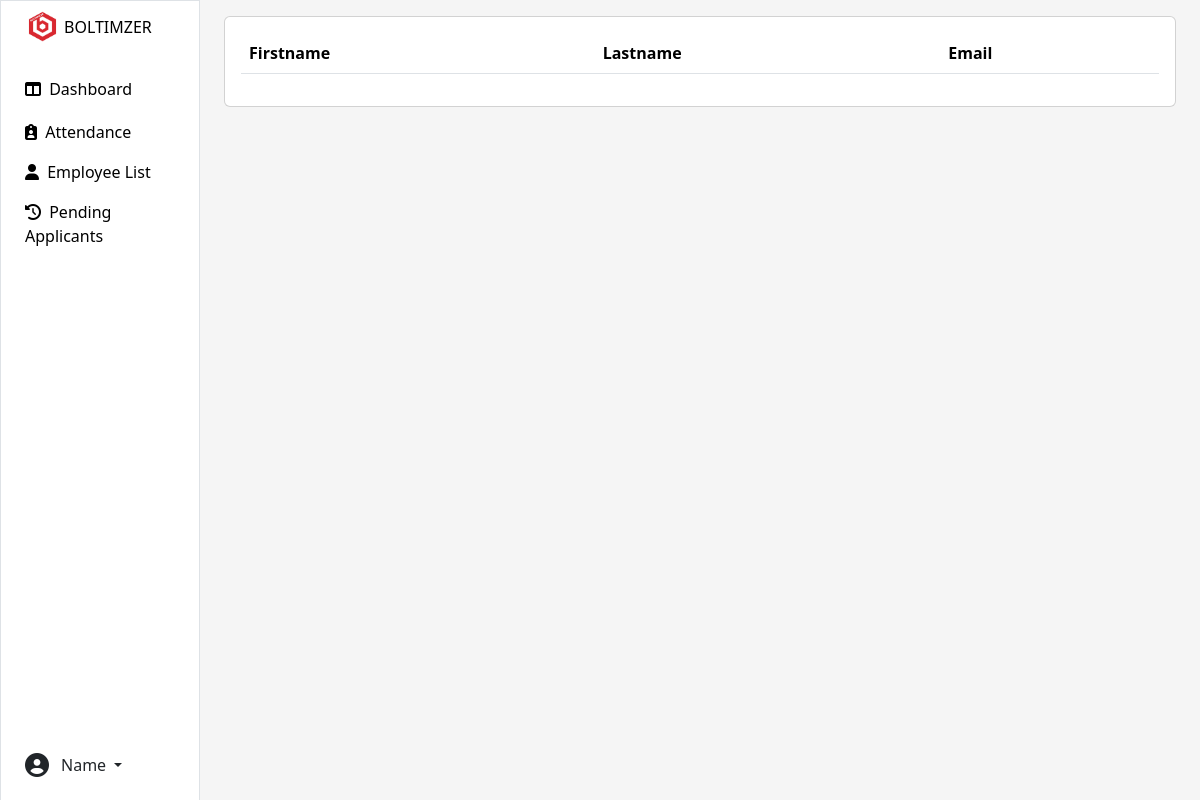
/Pages/employeelist.php (signed in), run on an earlier commit of the app's database.
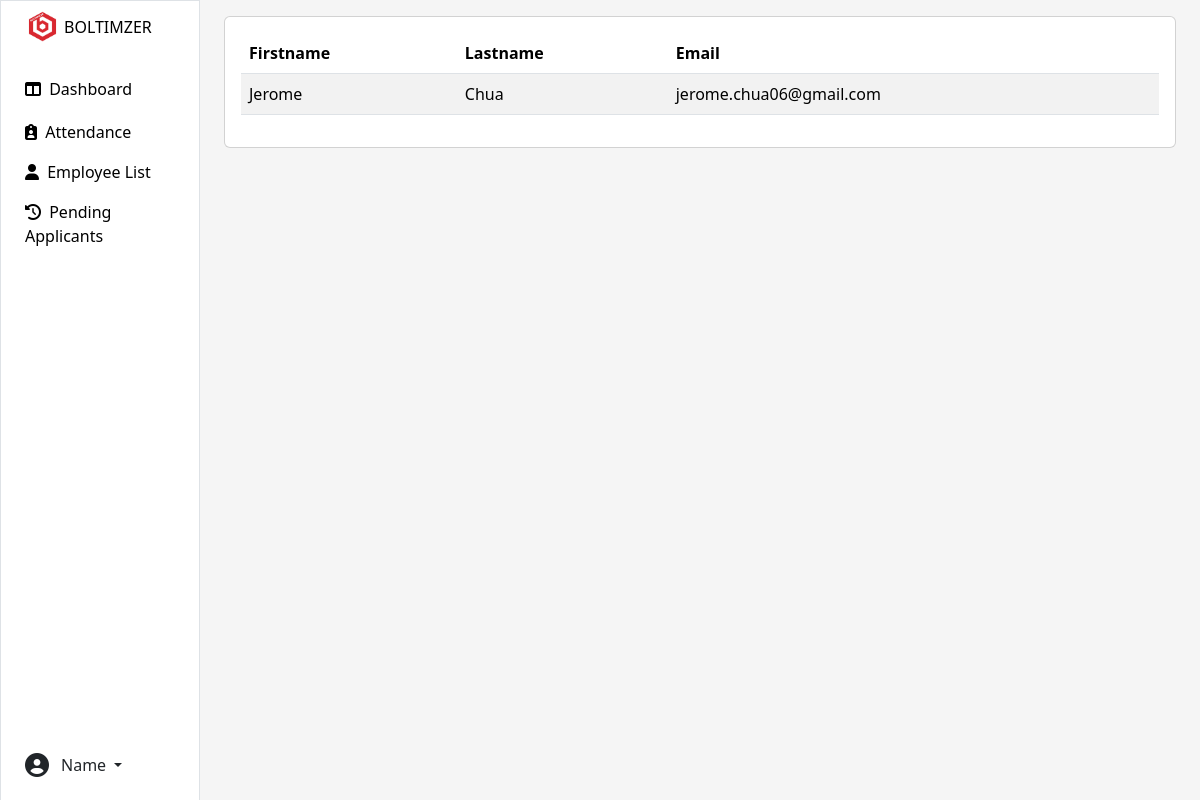
And on a later commit of the database.
### tables this page shows
CREATE TABLE `employee_info` (
  `id` int(11) NOT NULL,
  `first_name` varchar(99) NOT NULL,
  `last_name` varchar(99) NOT NULL,
  `email` varchar(99) NOT NULL,
  `password` varchar(99) NOT NULL,
  `resume` varchar(99) NOT NULL,
  `verification_token` varchar(100) NOT NULL,
  `is_verified` tinyint(1) NOT NULL DEFAULT 0,
  `user_type` int(11) NOT NULL,
  `status` tinyint(4) NOT NULL DEFAULT 0
);

### class/database.php (called while the page is built, shortened)
<?php
class Database
{
    private $dbServername = "localhost";
    private $dbUsername = "root";
    private $dbPassword = "";
    private $connection;
    public function __construct( ) {
        $this->connection = new PDO("mysql:host=$this->dbServername;dbname=vrtsystems", $this->dbUsername, $this->dbPassword);
       $this->connection->setAttribute(PDO::ATTR_DEFAULT_FETCH_MODE,PDO::FETCH_ASSOC);
   }
    public function getConnection() {
       return $this->connection;
   }
}

### class/employee.php (called while the page is built, shortened)
<?php
class Employee
{
    private $database;
    public function __construct(Database $database){
        $this->database = $database;
    }
    public function employee_info($id){
        $stmt = $this->database->getConnection()->prepare("SELECT * FROM employee_info WHERE id=? && is_verified = 1");
        if (!$stmt->execute([$id])) {
            header("Location: ../index.php?error=stmtfail");
            exit();
        }
        $result = $stmt->fetch();
        if ($result) {
            return $result;
        } else {
            $result = false;
            return $result;
        }
    }
}

### Pages/employeelist.php (the view, shortened to what this page needs)
<?php
if(isset($_SESSION['id']) && $_SESSION['user_type'] === 3){
  require '../class/database.php';
  require '../class/employee.php';
  $database = new Database();
  $employee = new Employee($database);
  $id = $_SESSION['id'];
  $employeeData = $employee->employee_info($id);
}else{
  header('Location: login.php');
}
 $list = $database->getConnection()->query("SELECT * FROM employee_info WHERE status= 1")->fetchAll();
?>
<!doctype html>
<html lang="en">
  <head>
    <link href="https://cdn.jsdelivr.net/npm/bootstrap@5.3.2/dist/css/bootstrap.min.css" rel="stylesheet">
</head>
  <body>
        <div class="container-fluid">
    <div class="row flex-nowrap">
        <div class="col-auto col-md-3 col-xl-2 px-sm-2 px-0 bg-white shadow-lg border">
            <div class="d-flex flex-column align-items-center align-items-sm-start px-3 pt-2 text-black min-vh-100">
                <a href="/" class="d-flex align-items-center pb-3 mb-md-0 me-md-auto text-black text-decoration-none">
                <img src="../Pictures/logo.png" class="me-1" style="width:35px;height:35px; font-weight:bold;">BOLTIMZER
                </a>
                <ul class="nav nav-pills flex-column mb-sm-auto mb-0 align-items-center align-items-sm-start" id="menu">
                    <li class="nav-item">
                        <a href="../Pages/admin_index.php" class="nav-link align-middle px-0 text-black">
                        <i class="fa-solid fa-table-columns"></i> <i class="fs-4 bi-house"></i> <span class="ms-1 d-none d-sm-inline">Dashboard</span>
                        </a>
                    </li>
                    <li>
                        <a href="../Pages/admin_attendance.php" class="nav-link px-0 align-middle text-black">
                        <i class="fa-solid fa-clipboard-user"></i></i> <span class="ms-1 d-none d-sm-inline">Attendance</span></a>
                    </li>
                    <li>
                        <a href="../Pages/employeelist.php" class="nav-link px-0 align-middle text-black">
                        <i class="fa-solid fa-user"></i></i> <span class="ms-1 d-none d-sm-inline">Employee List</span> </a>
                    </li>
                    <li>
                        <a href="../Pages/admin_pending_applicants.php" class="nav-link px-0 align-middle text-black">
                        <i class="fa-solid fa-clock-rotate-left"></i></i> <span class="ms-1 d-none d-sm-inline">Pending Applicants</span> </a>
                    </li>
                </ul>
                <div class="dropdown pb-4">
                    <a href="#" class="d-flex align-items-center text-dark text-decoration-none dropdown-toggle" id="dropdownUser1" data-bs-toggle="dropdown" aria-expanded="false">
                    <i class="fa-solid fa-circle-user fs-4 me-2"></i>
                        <span class="d-none d-sm-inline mx-1">Name</span>
                    </a>
                </div>
            </div>
        </div>
        <div class="col py-3" style="background-color: #F5F5F5;">
            <div class="container">
                <div class="card">
                    <div class="card-body">
                <table id="myTable" class="table table-striped">
                    <thead>
                        <tr>
                        <th>Firstname</th>
                        <th>Lastname</th>
                        <th>Email</th>
                        </tr>
                    </thead>
                    <tbody>
                    <?php foreach ($list as $row) { ?>
                        <tr>
                            <td><?php echo $row['first_name']; ?></td>
                            <td><?php echo $row['last_name']; ?></td>
                            <td><?php echo $row['email']; ?></td>
                        </tr>
                    <?php } ?>
                    </tbody>
                    </table>
                    </div>
        </div>
    </div>
</div>
  </body>
</html>

What changed in the data, as far as the page shows it:
now on this page (row edited): employee_info: first_name "Jerome", last_name "Chua", email "jerome.chua06@gmail.com"
